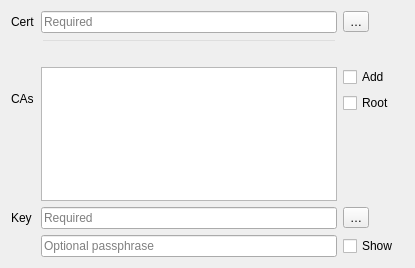
<?xml version="1.0" encoding="UTF-8"?>
<ui version="4.0">
 <class>QgsAuthPkiPathsEdit</class>
 <widget class="QWidget" name="QgsAuthPkiPathsEdit">
  <property name="geometry">
   <rect>
    <x>0</x>
    <y>0</y>
    <width>415</width>
    <height>268</height>
   </rect>
  </property>
  <layout class="QGridLayout" name="gridLayout">
   <item row="0" column="0">
    <widget class="QLabel" name="lblPkiPathsCert">
     <property name="sizePolicy">
      <sizepolicy hsizetype="Maximum" vsizetype="Preferred">
       <horstretch>0</horstretch>
       <verstretch>0</verstretch>
      </sizepolicy>
     </property>
     <property name="text">
      <string>Cert</string>
     </property>
    </widget>
   </item>
   <item row="0" column="1">
    <widget class="QLineEdit" name="lePkiPathsCert">
     <property name="readOnly">
      <bool>true</bool>
     </property>
     <property name="placeholderText">
      <string>Required</string>
     </property>
    </widget>
   </item>
   <item row="1" column="1">
    <widget class="QLineEdit" name="lePkiPathsMsg">
     <property name="styleSheet">
      <string notr="true">background-color: rgba(255, 255, 255, 0);</string>
     </property>
     <property name="readOnly">
      <bool>true</bool>
     </property>
    </widget>
   </item>
   <item row="2" column="0">
    <widget class="QLabel" name="lblCas">
     <property name="text">
      <string>CAs</string>
     </property>
    </widget>
   </item>
   <item row="2" column="1" rowspan="2">
    <widget class="QTreeWidget" name="twCas">
     <property name="editTriggers">
      <set>QAbstractItemView::NoEditTriggers</set>
     </property>
     <property name="selectionMode">
      <enum>QAbstractItemView::NoSelection</enum>
     </property>
     <property name="rootIsDecorated">
      <bool>true</bool>
     </property>
     <property name="columnCount">
      <number>1</number>
     </property>
     <attribute name="headerVisible">
      <bool>false</bool>
     </attribute>
     <column>
      <property name="text">
       <string notr="true">1</string>
      </property>
     </column>
    </widget>
   </item>
   <item row="4" column="0">
    <widget class="QLabel" name="lblPkiPathsKey">
     <property name="sizePolicy">
      <sizepolicy hsizetype="Maximum" vsizetype="Preferred">
       <horstretch>0</horstretch>
       <verstretch>0</verstretch>
      </sizepolicy>
     </property>
     <property name="text">
      <string>Key</string>
     </property>
    </widget>
   </item>
   <item row="4" column="1">
    <widget class="QLineEdit" name="lePkiPathsKey">
     <property name="readOnly">
      <bool>true</bool>
     </property>
     <property name="placeholderText">
      <string>Required</string>
     </property>
    </widget>
   </item>
   <item row="5" column="1">
    <widget class="QLineEdit" name="lePkiPathsKeyPass">
     <property name="echoMode">
      <enum>QLineEdit::Password</enum>
     </property>
     <property name="placeholderText">
      <string>Optional passphrase</string>
     </property>
    </widget>
   </item>
   <item row="6" column="1" colspan="3">
    <spacer name="verticalSpacer">
     <property name="orientation">
      <enum>Qt::Vertical</enum>
     </property>
     <property name="sizeHint" stdset="0">
      <size>
       <width>20</width>
       <height>0</height>
      </size>
     </property>
    </spacer>
   </item>
   <item row="0" column="2">
    <widget class="QToolButton" name="btnPkiPathsCert">
     <property name="text">
      <string>…</string>
     </property>
     <property name="popupMode">
      <enum>QToolButton::InstantPopup</enum>
     </property>
    </widget>
   </item>
   <item row="4" column="2">
    <widget class="QToolButton" name="btnPkiPathsKey">
     <property name="text">
      <string>…</string>
     </property>
     <property name="popupMode">
      <enum>QToolButton::InstantPopup</enum>
     </property>
    </widget>
   </item>
   <item row="5" column="2">
    <widget class="QCheckBox" name="chkPkiPathsPassShow">
     <property name="sizePolicy">
      <sizepolicy hsizetype="Maximum" vsizetype="Fixed">
       <horstretch>0</horstretch>
       <verstretch>0</verstretch>
      </sizepolicy>
     </property>
     <property name="text">
      <string>Show</string>
     </property>
    </widget>
   </item>
   <item row="2" column="2" rowspan="2">
    <layout class="QVBoxLayout" name="verticalLayout_2">
     <item>
      <widget class="QCheckBox" name="cbAddCas">
       <property name="toolTip">
        <string>Add bundle CAs to the connection</string>
       </property>
       <property name="text">
        <string>Add</string>
       </property>
      </widget>
     </item>
     <item>
      <widget class="QCheckBox" name="cbAddRootCa">
       <property name="toolTip">
        <string>Add also root (self-signed) CA</string>
       </property>
       <property name="text">
        <string>Root</string>
       </property>
      </widget>
     </item>
     <item>
      <spacer name="verticalSpacer_2">
       <property name="orientation">
        <enum>Qt::Vertical</enum>
       </property>
       <property name="sizeHint" stdset="0">
        <size>
         <width>20</width>
         <height>40</height>
        </size>
       </property>
      </spacer>
     </item>
    </layout>
   </item>
  </layout>
 </widget>
 <tabstops>
  <tabstop>lePkiPathsCert</tabstop>
  <tabstop>btnPkiPathsCert</tabstop>
  <tabstop>twCas</tabstop>
  <tabstop>cbAddCas</tabstop>
  <tabstop>cbAddRootCa</tabstop>
  <tabstop>lePkiPathsKey</tabstop>
  <tabstop>btnPkiPathsKey</tabstop>
  <tabstop>lePkiPathsKeyPass</tabstop>
  <tabstop>chkPkiPathsPassShow</tabstop>
  <tabstop>lePkiPathsMsg</tabstop>
 </tabstops>
 <resources/>
 <connections/>
</ui>
